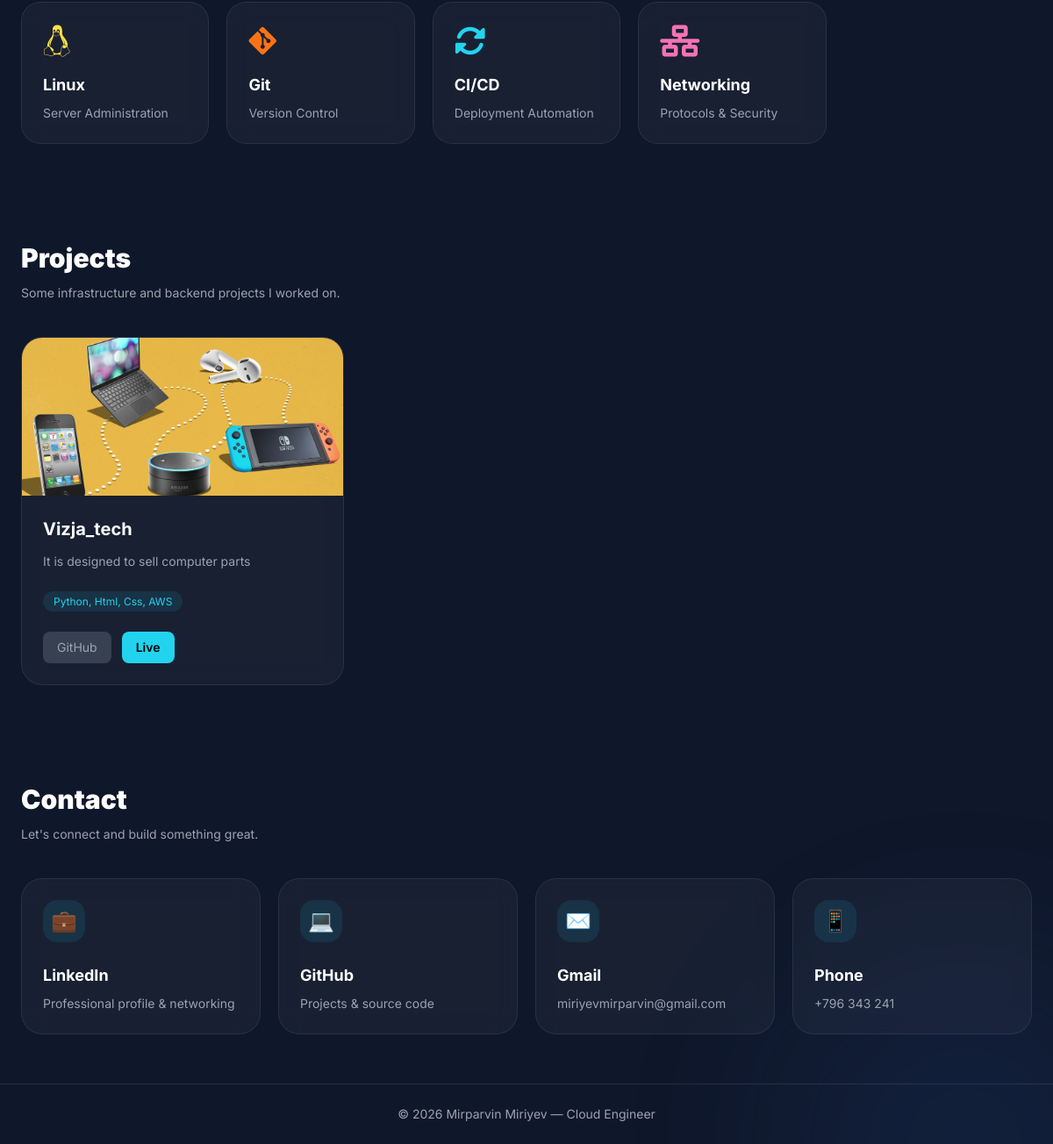
The app's page / (lower part), older data.
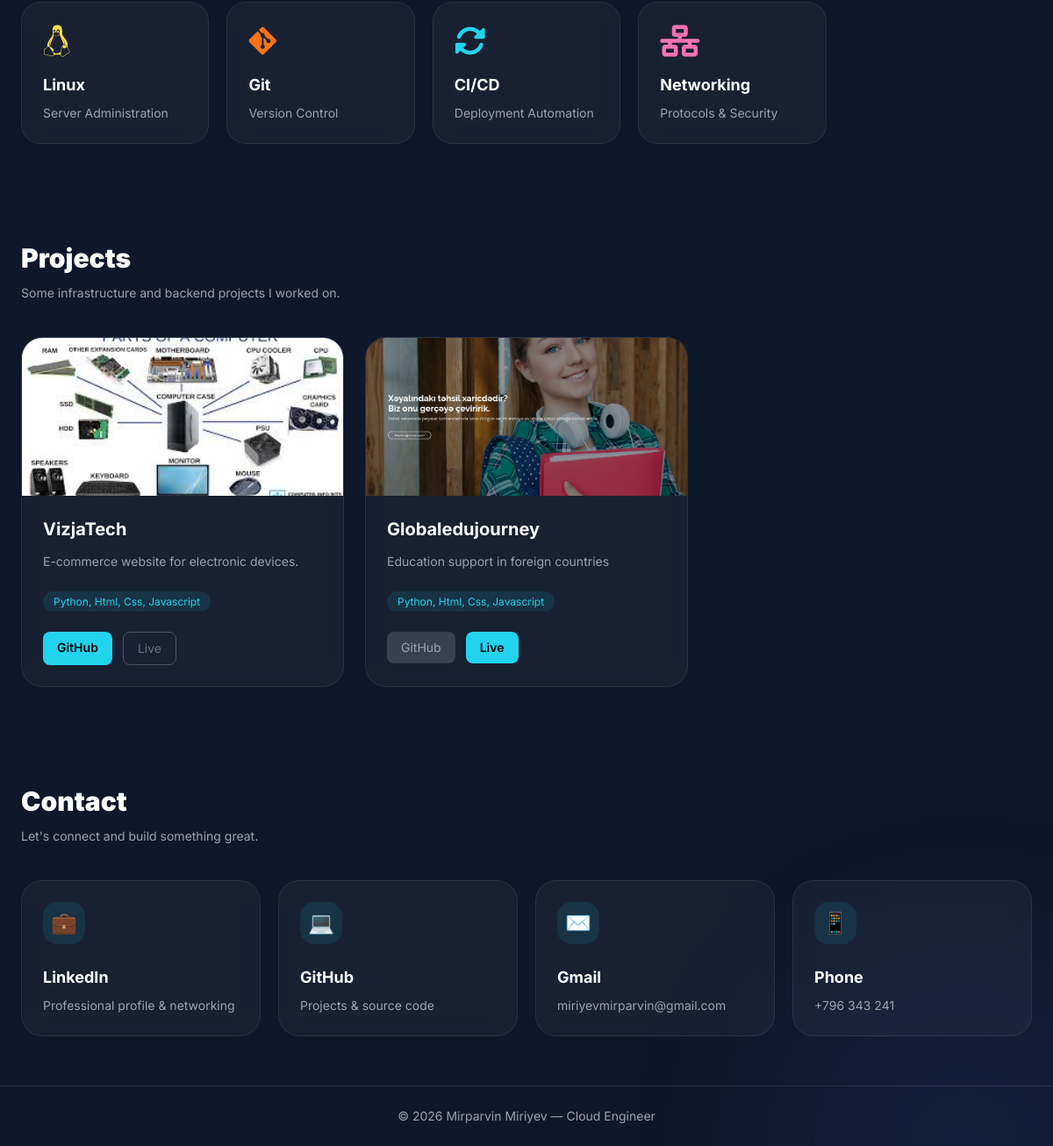
The same page, newer data.
### core/models.py (models this page shows, shortened)
class Project(models.Model):
    title = models.CharField(max_length=200)
    description = models.TextField()
    image = models.ImageField(upload_to='projects/')
    technologies = models.CharField(max_length=300)
    github_link = models.URLField(blank=True)
    live_demo = models.URLField(blank=True)
    created_at = models.DateTimeField(auto_now_add=True)

### core/views.py (the view, shortened to what this page needs)
# urls.py: 2. Add a URL to urlpatterns:  path('', views.home, name='home')
def home(request):
    projects = Project.objects.all().order_by('-created_at')
    info = PersonalInfo.objects.first()
    return render(request, 'core/index.html', {
        'projects': projects,
        'info': info,
    })

### templates/core/index.html (shortened to what this page needs)
{% load static %}
<!DOCTYPE html>
<html lang="en">
<head>
    <script src="https://cdn.tailwindcss.com"></script>
    <link rel="stylesheet" href="https://cdnjs.cloudflare.com/ajax/libs/font-awesome/6.5.1/css/all.min.css">
    <link href="https://unpkg.com/aos@2.3.4/dist/aos.css" rel="stylesheet">
</head>
<body>
<div class="fixed inset-0 -z-10 overflow-hidden">
    <div class="absolute bottom-[-200px] right-[-100px] w-[400px] h-[400px] bg-blue-500 opacity-10 blur-[120px] rounded-full"></div>
</div>
<section
    id="skills"
    class="px-6 py-14"
    data-aos="fade-up"
>
    <div class="max-w-6xl mx-auto">
        <div class="grid grid-cols-2 md:grid-cols-3 lg:grid-cols-5 gap-5">
            <div class="glass rounded-[22px] p-6 hover:-translate-y-1 transition duration-300">
                <div class="text-4xl mb-4 text-yellow-300">
                    <i class="fa-brands fa-linux"></i>
                </div>
                <h3 class="font-bold text-lg mb-2">
                    Linux
                </h3>
                <p class="text-gray-400 text-sm">
                    Server Administration
                </p>
            </div>
            <div class="glass rounded-[22px] p-6 hover:-translate-y-1 transition duration-300">
                <div class="text-4xl mb-4 text-orange-500">
                    <i class="fa-brands fa-git-alt"></i>
                </div>
                <h3 class="font-bold text-lg mb-2">
                    Git
                </h3>
                <p class="text-gray-400 text-sm">
                    Version Control
                </p>
            </div>
            <div class="glass rounded-[22px] p-6 hover:-translate-y-1 transition duration-300">
                <div class="text-4xl mb-4 text-cyan-400">
                    <i class="fa-solid fa-rotate"></i>
                </div>
                <h3 class="font-bold text-lg mb-2">
                    CI/CD
                </h3>
                <p class="text-gray-400 text-sm">
                    Deployment Automation
                </p>
            </div>
            <div class="glass rounded-[22px] p-6 hover:-translate-y-1 transition duration-300">
                <div class="text-4xl mb-4 text-pink-400">
                    <i class="fa-solid fa-network-wired"></i>
                </div>
                <h3 class="font-bold text-lg mb-2">
                    Networking
                </h3>
                <p class="text-gray-400 text-sm">
                    Protocols & Security
                </p>
            </div>
        </div>
    </div>
</section>
<section
    id="projects"
    class="px-6 py-14"
    data-aos="fade-up"
>
    <div class="max-w-6xl mx-auto">
        <div class="mb-10">
            <h2 class="text-3xl font-black mb-3">
                Projects
            </h2>
            <p class="text-gray-400 text-sm">
                Some infrastructure and backend projects I worked on.
            </p>
        </div>
        <div class="grid lg:grid-cols-3 gap-6">
            {% for project in projects %}
            <div
                class="glass rounded-[24px] overflow-hidden hover:-translate-y-1 transition duration-300"
                data-aos="zoom-in"
            >
                <img
                    src="{{ project.image.url }}"
                    class="w-full h-[180px] object-cover"
                    alt="{{ project.title }}"
                >
                <div class="p-6">
                    <h3 class="text-xl font-bold mb-3">
                        {{ project.title }}
                    </h3>
                    <p class="text-gray-400 text-sm leading-relaxed mb-5">
                        {{ project.description }}
                    </p>
                    <div class="mb-6">
                        <span class="bg-cyan-400/10 text-cyan-400 text-xs px-3 py-1 rounded-full">
                            {{ project.technologies }}
                        </span>
                    </div>
                    <div class="flex gap-3">
                        {% if project.github_link %}
                        <a
                            href="{{ project.github_link }}"
                            target="_blank"
                            class="px-4 py-2 bg-cyan-400 text-black text-sm rounded-lg font-semibold hover:opacity-90 transition duration-300"
                        >
                            GitHub
                        </a>
                        {% else %}
                        <button
                            class="px-4 py-2 bg-gray-700 text-gray-400 text-sm rounded-lg cursor-not-allowed"
                        >
                            GitHub
                        </button>
                        {% endif %}
                        {% if project.live_demo %}
                        <a
                            href="{{ project.live_demo }}"
                            target="_blank"
                            class="px-4 py-2 bg-cyan-400 text-black text-sm rounded-lg font-semibold hover:opacity-90 transition duration-300"
                        >
                            Live
                        </a>
                        {% else %}
                        <button
                            class="px-4 py-2 border border-gray-600 text-gray-500 text-sm rounded-lg cursor-not-allowed"
                        >
                            Live
                        </button>
                        {% endif %}
                    </div>
                </div>
            </div>
            {% endfor %}
        </div>
    </div>
</section>
<section
    id="contact"
    class="px-6 py-14"
    data-aos="fade-up"
>
    <div class="max-w-6xl mx-auto">
        <div class="mb-10">
            <h2 class="text-3xl font-black mb-3">
                Contact
            </h2>
            <p class="text-gray-400 text-sm">
                Let's connect and build something great.
            </p>
        </div>
        <div class="grid md:grid-cols-2 lg:grid-cols-4 gap-5">
            <a
                href="https://www.linkedin.com/in/mirparvin/"
                target="_blank"
                class="glass rounded-[24px] p-6 hover:-translate-y-1 transition duration-300 group"
            >
                <div class="flex items-center justify-between mb-6">
                    <div class="w-12 h-12 rounded-2xl bg-cyan-400/10 flex items-center justify-center text-2xl">
                        💼
                    </div>
                </div>
                <h3 class="text-lg font-bold mb-2">
                    LinkedIn
                </h3>
                <p class="text-gray-400 text-sm">
                    Professional profile & networking
                </p>
            </a>
            <a
                href="https://github.com/Miriyev41"
                target="_blank"
                class="glass rounded-[24px] p-6 hover:-translate-y-1 transition duration-300 group"
            >
                <div class="flex items-center justify-between mb-6">
                    <div class="w-12 h-12 rounded-2xl bg-cyan-400/10 flex items-center justify-center text-2xl">
                        💻
                    </div>
                </div>
                <h3 class="text-lg font-bold mb-2">
                    GitHub
                </h3>
                <p class="text-gray-400 text-sm">
                    Projects & source code
                </p>
            </a>
            <a
                href="mailto:miriyevmirparvin@gmail.com"
                class="glass rounded-[24px] p-6 hover:-translate-y-1 transition duration-300 group"
            >
                <div class="flex items-center justify-between mb-6">
                    <div class="w-12 h-12 rounded-2xl bg-cyan-400/10 flex items-center justify-center text-2xl">
                        ✉️
                    </div>
                </div>
                <h3 class="text-lg font-bold mb-2">
                    Gmail
                </h3>
                <p class="text-gray-400 text-sm">
                    miriyevmirparvin@gmail.com
                </p>
            </a>
            <a
                href="tel:+796343241"
                class="glass rounded-[24px] p-6 hover:-translate-y-1 transition duration-300 group"
            >
                <div class="flex items-center justify-between mb-6">
                    <div class="w-12 h-12 rounded-2xl bg-cyan-400/10 flex items-center justify-center text-2xl">
                        📱
                    </div>
                </div>
                <h3 class="text-lg font-bold mb-2">
                    Phone
                </h3>
                <p class="text-gray-400 text-sm">
                    +796 343 241
                </p>
            </a>
        </div>
    </div>
</section>
<footer class="border-t border-white/10 py-6 text-center text-sm text-gray-400">
    © 2026 Mirparvin Miriyev — Cloud Engineer
</footer>
</body>
</html>

### templates/core/index.html (style rules this page uses)
body { font-family: 'Inter', sans-serif; background: #0f172a; color: white; overflow-x: hidden; }
.glass { background: rgba(255,255,255,0.04); backdrop-filter: blur(12px); border: 1px solid rgba(255,255,255,0.08); }
html { scroll-behavior: smooth; }

Row changes from the older to the newer data that the page shows:
removed Project: image (picture), title "Vizja_tech", description "It is designed to sell computer parts", technologies "Python, Html, Css, AWS", github_link "GitHub"
added Project: image (picture), title "VizjaTech", description "E-commerce website for electronic devices.", technologies "Python, Html, Css, Javascript", live_demo "Live"
added Project: image (picture), title "Globaledujourney", description "Education support in foreign countries", technologies "Python, Html, Css, Javascript", github_link "GitHub"
